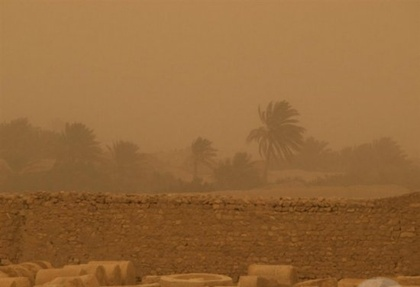
%> input picture 2.jpg, 420 x 287 px, shrunk from 550 x 376 before the run
$ octave run_TTFIO.m   (GNU Octave 9; MATLAB toolbox functions it lacks are replaced by stand-ins)
%> lines starting %> are read from the running program, lines starting %| are printed output that depends on the picture
### TTFIO.m
%% Title: Visibility Enhancement for Dusty Images
%% Created by: Zohair Al-Ameen.
% Department of Computer Science,
% College of Computer Science and Mathematics,
% University of Mosul, IRAQ
%% Please report bugs and/or send comments to Zohair Al-Ameen.
% Email: qizohair@uomosul.edu.iq
%% When you Use this Code or any Part of it, Please Cite the following Article:
% Zohair Al-Ameen, "Visibility Enhancement for Images Captured in
% Dusty Weather via Tuned Tri-threshold Fuzzy Intensification Operators",
% International Journal of Intelligent Systems and Applications,
% vol. 8, no. 8, (2016): pp. 10-17. DOI: 10.5815/ijisa.2016.08.02
%% INPUTS
% image --> is a given degraded image
% tao --> is a predetermined thresholding parameter
% zeta -- > is a tuning parameter that is used to control the colors fidelity
%% OUTPUT
% out --> a processed image.
%% License
% Copyright (c) 2017 Zohair Al-Ameen
% Permission is hereby granted, free of charge, to any person obtaining a copy
% of this software and associated documentation files, to deal
% in the Software without restriction, subject to the following conditions:
% The above copyright notice and this permission notice shall be included in
% all copies or substantial portions of the Software.
% The Software is provided "as is", without warranty of any kind.
%% Ver 2.0: January 2017

function out = TTFIO(image, tao, zeta)
[row col]=size(image);
%% Calculating the Membership Function
img = (image - min(image(:)))./(max(image(:)) - min(image(:)));
%% Applying Intensification Operators
for j = 1:row
    for k = 1:col
        if img(j,k) <= tao
            enhanced(j,k) = 2*img(j,k)^2;
        else
            enhanced(j,k) = 1-2*(1-img(j,k))^2;
        end
    end
end
%% Tuning the Output
out=((enhanced).^(tao+zeta));

### run_TTFIO.m
%% Title: Visibility Enhancement for Dusty Images
%% Created by: Zohair Al-Ameen.
% Department of Computer Science,
% College of Computer Science and Mathematics,
% University of Mosul, IRAQ
%% Please report bugs and/or send comments to Zohair Al-Ameen.
% Email: qizohair@uomosul.edu.iq
%% When you Use this Code or any Part of it, Please Cite the following Article:
% Zohair Al-Ameen, "Visibility Enhancement for Images Captured in
% Dusty Weather via Tuned Tri-threshold Fuzzy Intensification Operators",
% International Journal of Intelligent Systems and Applications,
% vol. 8, no. 8, (2016): pp. 10-17. DOI: 10.5815/ijisa.2016.08.02
%% License
% Copyright (c) 2017 Zohair Al-Ameen
% Permission is hereby granted, free of charge, to any person obtaining a copy
% of this software and associated documentation files, to deal
% in the Software without restriction, subject to the following conditions:
% The above copyright notice and this permission notice shall be included in
% all copies or substantial portions of the Software.
% The Software is provided "as is", without warranty of any kind.
%% Ver 2.0: January 2017

clear all; clc; close all;
zeta=.5;
x=im2double(imread('2.jpg'));
figure; imshow(x)
x_R=x(:,:,1); x_G=x(:,:,2); x_B=x(:,:,3);
%> after `x_R=x(:,:,1)`:
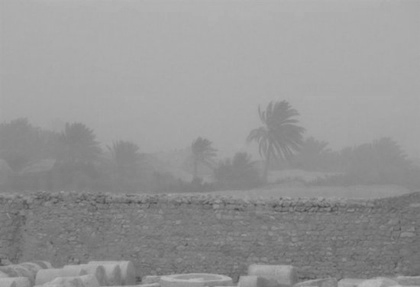
%> x_R: size 287x420 double; min 0.267, max 0.733, mean 0.586
%> after `x_G=x(:,:,2)`:
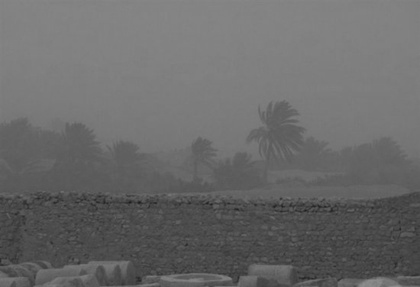
%> x_G: size 287x420 double; min 0.114, max 0.561, mean 0.413
%> after `x_B=x(:,:,3)`:
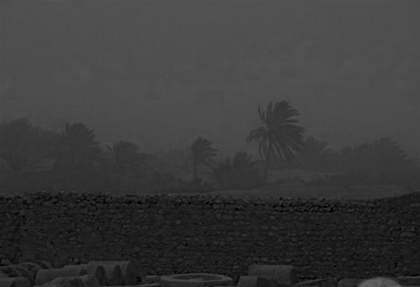
%> x_B: size 287x420 double; min 0, max 0.396, mean 0.229
tao_R=.5; tao_G=.4; tao_B=.6;
R=(TTFIO(x_R,tao_R,zeta));
G=(TTFIO(x_G,tao_G,zeta));
%> call 2 of TTFIO, with tao = 0.4, zeta = 0.5
%> after the loop in TTFIO (call 2), `for j = 1:row`:
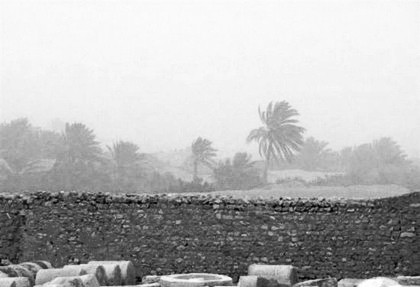
%> enhanced: size 287x420 double; min 0, max 1, mean 0.714
B=(TTFIO(x_B,tao_B,zeta));
%> call 3 of TTFIO, with tao = 0.6, zeta = 0.5
%> in TTFIO (call 3), `img = (image - min(image(:)))./(max(image(:)) - min(image(:)));`:
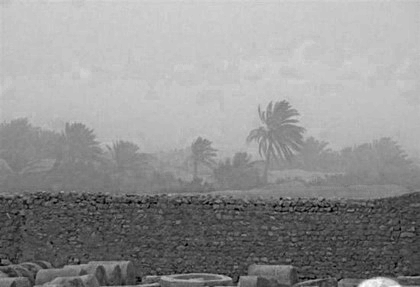
%> img: size 287x420 double; min 0, max 1, mean 0.577
%> after the loop in TTFIO (call 3), `for j = 1:row`:
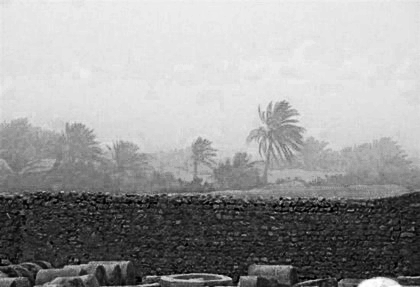
%> enhanced: size 287x420 double; min 0, max 1, mean 0.612
out=cat(3,R,G,B);
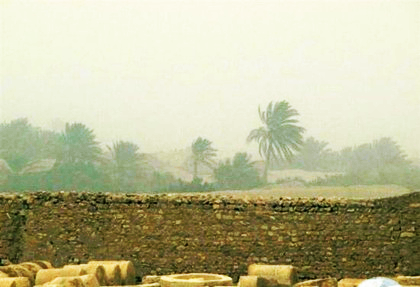
%> out: size 287x420x3 double; mean R, G, B 0.739, 0.732, 0.592
figure; imshow(out)

$ run again, with 1.jpg copied over 2.jpg
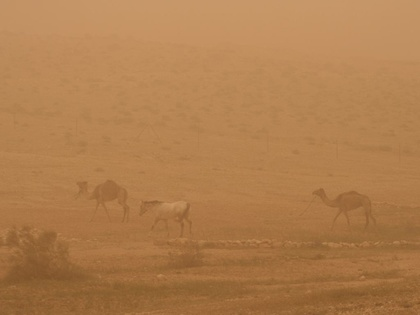
%> input picture 1.jpg, 420 x 315 px, shrunk from 640 x 480 before the run
%> after the loop in TTFIO (call 3), `for j = 1:row`:
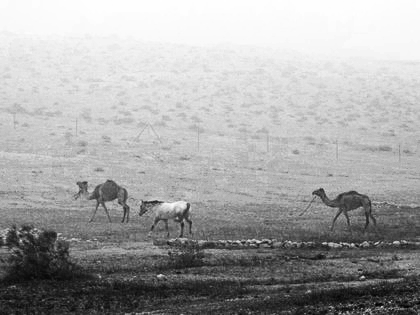
%> enhanced: size 315x420 double; min 0, max 1, mean 0.653
%> `out=cat(3,R,G,B);`:
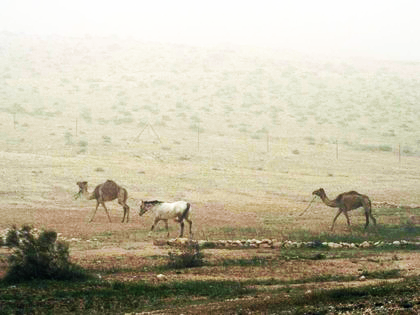
%> out: size 315x420x3 double; mean R, G, B 0.745, 0.721, 0.633
